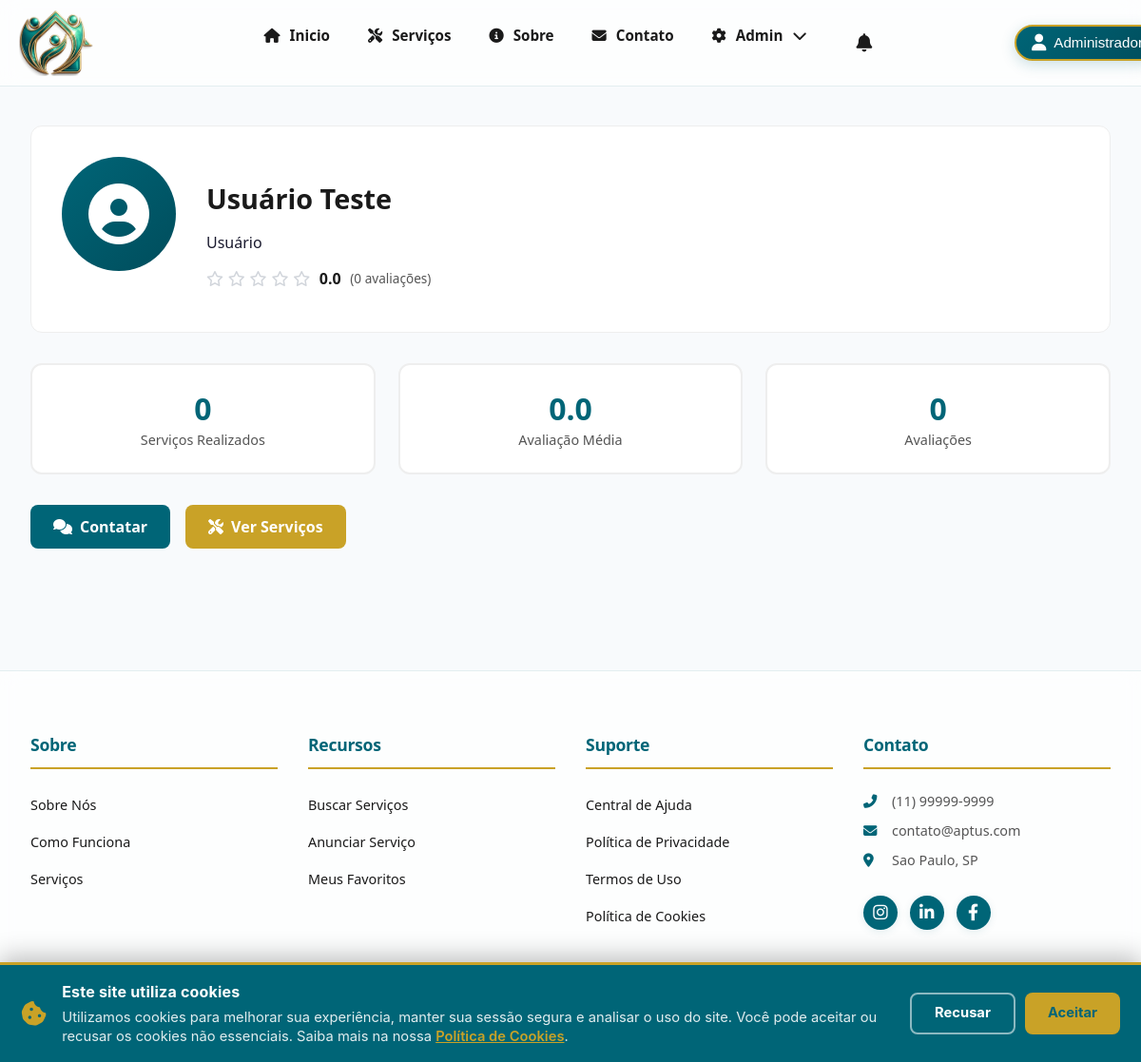
Page /perfil/publico/1 (signed in) on the committed database.
### tables this page shows
CREATE TABLE usuario (
    id_usuario INT PRIMARY KEY AUTO_INCREMENT,
    id_perfil INT NOT NULL DEFAULT 3,
    nome VARCHAR(150) NOT NULL,
    email VARCHAR(100) UNIQUE NOT NULL,
    senha VARCHAR(255) NOT NULL,
    telefone VARCHAR(15),
    whatsapp VARCHAR(15) NULL COMMENT 'usado para gerar o link https://wa.me/... (RF08)',
    cpf_cnpj VARCHAR(20) UNIQUE,
    data_nascimento DATE,
    foto_perfil VARCHAR(255),
    bio TEXT,
    cidade VARCHAR(100),
    estado CHAR(2),
    nota_media DECIMAL(3,2) DEFAULT 0,
    total_avaliacoes INT DEFAULT 0,
    ativo BOOLEAN DEFAULT TRUE,
    banido BOOLEAN DEFAULT FALSE,
    motivo_banimento VARCHAR(255) NULL,
    data_banimento DATETIME NULL,
    id_moderador_banimento INT NULL,
    token_verificacao VARCHAR(64) NULL,
    email_verificado BOOLEAN DEFAULT FALSE,
    data_verificacao DATETIME NULL,
    remember_token VARCHAR(64) NULL,
    data_criacao TIMESTAMP DEFAULT CURRENT_TIMESTAMP,
    data_atualizacao TIMESTAMP DEFAULT CURRENT_TIMESTAMP ON UPDATE CURRENT_TIMESTAMP,
    FOREIGN KEY (id_perfil) REFERENCES perfil(id_perfil),
    FOREIGN KEY (id_moderador_banimento) REFERENCES usuario(id_usuario),
    INDEX idx_remember_token (remember_token)
);

CREATE TABLE configuracao (
    id_configuracao INT PRIMARY KEY AUTO_INCREMENT,
    chave VARCHAR(80) NOT NULL UNIQUE,
    valor TEXT NULL,
    data_criacao TIMESTAMP DEFAULT CURRENT_TIMESTAMP,
    data_atualizacao TIMESTAMP DEFAULT CURRENT_TIMESTAMP ON UPDATE CURRENT_TIMESTAMP,
    INDEX idx_chave (chave)
);

### app/Controllers/PerfilController.php (called while the page is built, shortened)
<?php
require_once __DIR__ . '/../Models/Usuario.php';
class PerfilController
{
    private $usuario;
    public function __construct()
    {
        $this->usuario = new Usuario();
    }
    public function publico($id = null)
    {
        $perfilData = $this->usuario->findById($id);
        require '../app/Views/perfil/publico.php';
    }
}

### app/Core/Router.php (called while the page is built, shortened)
<?php
class Router
{
    private $routes = [
        'GET'  => [],
        'POST' => [],
    ];
    public function get($uri, $action, $roles = [])
    {
        $this->routes['GET'][$uri] = ['action' => $action, 'roles' => $roles];
    }
    public function post($uri, $action, $roles = [])
    {
        $this->routes['POST'][$uri] = ['action' => $action, 'roles' => $roles];
    }
    public function dispatch($requestUri)
    {
        $path = parse_url($requestUri, PHP_URL_PATH);
        $appUrl   = \Config::get('APP_URL', '/Aptus');
        $basePath = parse_url($appUrl, PHP_URL_PATH) ?: '/Aptus';
        $basePath = rtrim($basePath, '/');
        if ($basePath !== '' && strpos($path, $basePath) === 0) {
            $path = substr($path, strlen($basePath));
        }
        $method = $_SERVER['REQUEST_METHOD'];
        $params   = [];
        $route    = null;
        if (isset($this->routes[$method][$path])) {
            $route = $this->routes[$method][$path];
        } else {
            foreach ($this->routes[$method] as $routePath => $routeData) {
                if (!str_contains($routePath, '{')) continue;
                $pattern = preg_replace('#\{[a-zA-Z0-9_]+\}#', '([a-zA-Z0-9\-]+)', $routePath);
                $pattern = "#^" . $pattern . "$#";
                if (preg_match($pattern, $path, $matches)) {
                    array_shift($matches);
                    $route            = $routeData;
                    $params           = $matches;
                    break;
                }
            }
        }
        $action = $route['action'];
        [$controller, $methodName] = explode('@', $action);
        $controllerInstance = new $controller();
        $controllerInstance->$methodName(...$params);
    }
}

### public/index.php (called while the page is built, shortened)
<?php
require_once __DIR__ . '/../app/Config/database.php';
require_once __DIR__ . '/../app/Core/Router.php';
try {
    require_once __DIR__ . '/../app/Models/Configuracao.php';
} catch (Throwable $e) {
    error_log('Erro ao verificar modo manutenção: ' . $e->getMessage());
}
$router = new Router();
$router->dispatch($_SERVER['REQUEST_URI']);

### app/Models/Usuario.php (called while the page is built, shortened)
<?php
require_once __DIR__ . '/../Config/database.php';
class Usuario
{
    private $conn;
    public function __construct()
    {
        $this->conn = Database::getConnection();
    }
    public function findById($id)
    {
        $sql = "SELECT u.*, p.perfil AS nome_perfil
                FROM usuario u
                LEFT JOIN perfil p ON u.id_perfil = p.id_perfil
                WHERE u.id_usuario = ?";
        $stmt = $this->conn->prepare($sql);
        $stmt->execute([$id]);
        return $stmt->fetch(PDO::FETCH_ASSOC);
    }
}

### app/Config/database.php (called while the page is built, shortened)
<?php
class Database
{
    private static $connection = null;
    public static function getConnection()
    {
        if (self::$connection === null) {
            $host   = Config::get('DB_HOST') ?: '127.0.0.1';
            $port   = Config::get('DB_PORT') ?: '3306';
            $dbname = Config::get('DB_NAME') ?: 'Aptus';
            $user   = Config::get('DB_USER') ?: 'root';
            $pass   = Config::get('DB_PASS') ?: '';
            try {
                self::$connection = new PDO(
                    "mysql:host={$host};port={$port};dbname={$dbname};charset=utf8mb4",
                    $user,
                    $pass,
                    [
                        PDO::ATTR_ERRMODE            => PDO::ERRMODE_EXCEPTION,
                        PDO::ATTR_DEFAULT_FETCH_MODE => PDO::FETCH_ASSOC,
                        PDO::ATTR_EMULATE_PREPARES   => false,
                        PDO::MYSQL_ATTR_INIT_COMMAND => "SET NAMES utf8mb4 COLLATE utf8mb4_unicode_ci",
                        PDO::ATTR_TIMEOUT            => 5,
                    ]
                );
            } catch (PDOException $e) {
                error_log('Falha de conexão MySQL: ' . $e->getMessage());
                throw new RuntimeException(
                    'Serviço temporariamente indisponível. Tente novamente em instantes.',
                    0,
                    $e
                );
            }
        }
        return self::$connection;
    }
}

### app/Models/Configuracao.php (called while the page is built, shortened)
<?php
require_once __DIR__ . '/../Config/database.php';
class Configuracao
{
    private $conn;
    public function __construct()
    {
        $this->conn = Database::getConnection();
    }
    public function get($chave)
    {
        $sql = "SELECT valor FROM configuracao WHERE chave = ?";
        $stmt = $this->conn->prepare($sql);
        $stmt->execute([$chave]);
        $result = $stmt->fetch(PDO::FETCH_ASSOC);
        return $result['valor'] ?? null;
    }
}

### app/Views/perfil/publico.php (the view, shortened to what this page needs)
<?php
require_once __DIR__ . '/../layouts/header.php';
require_once __DIR__ . '/../layouts/nav.php';
$perfil = $perfilData ?? [];
$perfilNome = 'Usuário';
if (isset($perfil['id_perfil'])) {
    $perfilNome = match ((int) $perfil['id_perfil']) {
        1 => 'Administrador',
        2 => 'Moderador',
        4 => 'Master',
        default => 'Usuário',
    };
}
?>
<div class="perfil-publico-container">
    <div class="perfil-publico-card">
        <div class="perfil-publico-avatar">
            <?php if (!empty($perfil['foto_perfil']) && $perfil['foto_perfil'] != 'default.png'): ?>
                <img src="<?= htmlspecialchars(\UploadHelper::getUrl($perfil['foto_perfil']), ENT_QUOTES, 'UTF-8') ?>" alt="Foto de perfil">
            <?php else: ?>
                <i class="fas fa-user-circle"></i>
            <?php endif; ?>
        </div>
        <div class="perfil-publico-info">
            <h2><?= htmlspecialchars($perfil['nome'] ?? 'Usuário') ?></h2>
            <p class="role">
                <span class="badge"><?= $perfilNome ?></span>
            </p>
            <div class="avaliacao-publico">
                <?php for ($i = 1; $i <= 5; $i++): ?>
                    <?php if ($i <= round($perfil['nota_media'] ?? 0)): ?>
                        <i class="fas fa-star" style="color: #f59e0b;"></i>
                    <?php else: ?>
                        <i class="far fa-star" style="color: #d1d5db;"></i>
                    <?php endif; ?>
                <?php endfor; ?>
                <span class="nota"><?= number_format($perfil['nota_media'] ?? 0, 1) ?></span>
                <span class="total-avaliacoes">(<?= $perfil['total_avaliacoes'] ?? 0 ?> avaliações)</span>
            </div>
        </div>
    </div>
    <div class="perfil-publico-stats">
        <div class="stat-item">
            <span class="stat-number"><?= $perfil['quantidade_servicos'] ?? 0 ?></span>
            <span class="stat-label">Serviços Realizados</span>
        </div>
        <div class="stat-item">
            <span class="stat-number"><?= number_format($perfil['nota_media'] ?? 0, 1) ?></span>
            <span class="stat-label">Avaliação Média</span>
        </div>
        <div class="stat-item">
            <span class="stat-number"><?= $perfil['total_avaliacoes'] ?? 0 ?></span>
            <span class="stat-label">Avaliações</span>
        </div>
    </div>
    <div class="perfil-publico-actions">
        <a href="/Aptus/chat?usuario=<?= $perfil['id_usuario'] ?>" class="btn-contatar">
            <i class="fas fa-comments"></i> Contatar
        </a>
        <a href="/Aptus/anuncios?freelancer=<?= $perfil['id_usuario'] ?>" class="btn-ver-servicos">
            <i class="fas fa-tools"></i> Ver Serviços
        </a>
    </div>
</div>
<?php require_once __DIR__ . '/../layouts/footer.php'; ?>

### app/Views/layouts/footer.php (shortened to what this page needs)
<?php
require_once __DIR__ . '/../../Models/Configuracao.php';
$__cfg = new Configuracao();
$__siteNome     = $__cfg->get('site_nome')     ?: 'Aptus';
$__siteTelefone = $__cfg->get('site_telefone') ?: '(11) 99999-9999';
$__siteEmail    = $__cfg->get('site_email')    ?: 'contato@aptus.com';
$__siteEndereco = $__cfg->get('site_endereco') ?: 'São Paulo, SP';
?>
<footer class="footer-moderno">
    <div class="footer-container">
        <div class="footer-grid">
            <div class="footer-col">
                <h3 class="footer-titulo">Sobre</h3>
                <ul class="footer-links">
                    <li><a href="/Aptus/sobre">Sobre Nós</a></li>
                    <li><a href="/Aptus/sobre#como-funciona">Como Funciona</a></li>
                    <li><a href="/Aptus/anuncios">Serviços</a></li>
                </ul>
            </div>
            <div class="footer-col">
                <h3 class="footer-titulo">Recursos</h3>
                <ul class="footer-links">
                    <li><a href="/Aptus/buscar">Buscar Serviços</a></li>
                    <li><a href="/Aptus/anuncios/criar">Anunciar Serviço</a></li>
                    <li><a href="/Aptus/favoritos">Meus Favoritos</a></li>
                </ul>
            </div>
            <div class="footer-col">
                <h3 class="footer-titulo">Suporte</h3>
                <ul class="footer-links">
                    <li><a href="/Aptus/contato">Central de Ajuda</a></li>
                    <li><a href="/Aptus/termos">Política de Privacidade</a></li>
                    <li><a href="/Aptus/termos">Termos de Uso</a></li>
                    <li><a href="/Aptus/cookies">Política de Cookies</a></li>
                </ul>
            </div>
            <div class="footer-col">
                <h3 class="footer-titulo">Contato</h3>
                <div class="footer-contato">
                    <i class="fas fa-phone-alt"></i> <?= htmlspecialchars($__siteTelefone) ?>
                </div>
                <div class="footer-contato">
                    <i class="fas fa-envelope"></i> <?= htmlspecialchars($__siteEmail) ?>
                </div>
                <div class="footer-contato">
                    <i class="fas fa-map-marker-alt"></i> <?= htmlspecialchars($__siteEndereco) ?>
                </div>
                <div class="footer-social">
                    <a href="#" aria-label="Instagram"><i class="fab fa-instagram"></i></a>
                    <a href="#" aria-label="LinkedIn"><i class="fab fa-linkedin-in"></i></a>
                    <a href="#" aria-label="Facebook"><i class="fab fa-facebook-f"></i></a>
                </div>
            </div>
        </div>
        <div class="footer-bottom">
            <p>&copy; <?= date('Y') ?> <?= htmlspecialchars($__siteNome) ?>. Todos os direitos reservados.</p>
            <div class="footer-selo">
            </div>
        </div>
    </div>
</footer>
</body>
</html>

### public/css/variables.css (style rules this page uses)
:root { --cor-primaria: #006577; --cor-hover: #004d5c; --cor-secundaria: #8a6d1a; --cor-dourado: #8a6d1a; --cor-dourado-decorativo: #C9A227; --cor-sucesso: #10b981; --cor-sucesso-bg: #d1fae5; --cor-sucesso-text: #065f46; --cor-erro: #ef4444; --cor-erro-bg: #fee2e2; --cor-erro-text: #991b1b; --cor-aviso: #f59e0b; --cor-aviso-bg: #fef3c7; --cor-aviso-text: #92400e; --cor-info: #3b82f6; --cor-info-bg: #dbeafe; --cor-info-text: #1e40af; --cor-texto-principal: #1a2f3e; --cor-texto-secundario: #555555; --cor-texto-suave: #94a8b4; --cor-branco: #ffffff; --cor-fundo: #f8fafc; --cor-borda: #e2e8f0; --cor-sombra: rgba(0, 101, 119, 0.12); --font-padrao: 'Segoe UI', Tahoma, Geneva, Verdana, sans-serif; --altura-navbar: 70px; --transicao-padrao: all 0.3s cubic-bezier(0.4, 0, 0.2, 1); --z-navbar: 100; --z-dropdown: 200; --z-drawer: 300; --z-modal: 400; --z-banner: 500; }

### public/css/style.css (style rules this page uses)
body { font-family: 'Segoe UI', sans-serif; background: #f8fafc; color: #1a1a2e; margin: 0; }
html, body { width: 100%; max-width: 100%; overflow-x: hidden; }

### public/css/header.css (style rules this page uses)
:root { --cor-primaria: #006577; --cor-fundo: #e2fbff; --cor-dourado: #C9A227; --cor-branco: #ffffff; --cor-texto-principal: #1a1a1a; --cor-texto-secundario: #555555; --cor-sombra: rgba(0, 101, 119, 0.1); --cor-hover: #004d5c; --cor-borda: #b3e5fc; --transicao-padrao: all 0.4s cubic-bezier(0.4, 0, 0.2, 1); }

### public/css/nav.css (style rules this page uses)
:root { --cor-primaria: #006577; --cor-dourado: #C9A227; --cor-hover: #004d5c; --cor-branco: #ffffff; --cor-texto-principal: #1a1a1a; --cor-texto-secundario: #555555; --cor-sombra: rgba(0, 101, 119, 0.1); --transicao-padrao: all 0.4s cubic-bezier(0.4, 0, 0.2, 1); }

### public/css/responsive.css (style rules this page uses)
body, html { max-width: 100vw; overflow-x: hidden; box-sizing: border-box; }

### public/css/perfil.css (style rules this page uses)
.perfil-publico-container { max-width: 1200px; margin: 0 auto; padding: 2rem; margin-top: 100px; }
.btn-contatar { padding: 0.75rem 1.5rem; background: #006577; color: white; border: none; border-radius: 8px; font-weight: 600; text-decoration: none; display: inline-flex; align-items: center; gap: 8px; transition: all 0.3s ease; }
.btn-ver-servicos { padding: 0.75rem 1.5rem; background: #C9A227; color: white; border: none; border-radius: 8px; font-weight: 600; text-decoration: none; display: inline-flex; align-items: center; gap: 8px; transition: all 0.3s ease; }
.perfil-card, .perfil-publico-card { background: white; border: 1px solid #eee; border-radius: 12px; padding: 2rem; display: flex; gap: 2rem; align-items: flex-start; margin-bottom: 2rem; transition: all 0.3s ease; }
.perfil-avatar, .perfil-publico-avatar { width: 120px; height: 120px; border-radius: 50%; background: linear-gradient(135deg, #006577, #004d5c); display: flex; align-items: center; justify-content: center; font-size: 4rem; color: white; flex-shrink: 0; overflow: hidden; }
.perfil-info, .perfil-publico-info { flex: 1; }
.perfil-info h2, .perfil-publico-info h2 { color: #1a1a1a; font-size: 1.8rem; margin-bottom: 0.3rem; }
.avaliacao-publico { display: flex; align-items: center; gap: 0.3rem; margin-bottom: 0.8rem; }
.avaliacao-publico .nota { font-weight: 700; color: #1a1a1a; margin-left: 0.3rem; }
.avaliacao-publico .total-avaliacoes { color: #555555; font-size: 0.85rem; margin-left: 0.3rem; }
.perfil-stats, .perfil-publico-stats { display: grid; grid-template-columns: repeat(3, 1fr); gap: 1.5rem; margin-bottom: 2rem; }
.stat-item { background: white; border: 2px solid #eee; border-radius: 12px; padding: 1.5rem; text-align: center; transition: all 0.3s ease; }
.stat-number { display: block; font-size: 2rem; font-weight: 800; color: #006577; }
.stat-label { color: #555555; font-size: 0.9rem; margin-top: 0.5rem; }
.perfil-publico-actions { display: flex; gap: 1rem; margin-bottom: 2rem; }

### rows in the picture
usuario: nome "Usuário Teste", id_perfil "Usuário", nota_media "0.0", total_avaliacoes "0"
configuracao: valor "(11) 99999-9999"
configuracao: valor "contato@aptus.com"
configuracao: valor "Sao Paulo, SP"

### other values in the picture
$perfil['quantidade_servicos'] "0"
